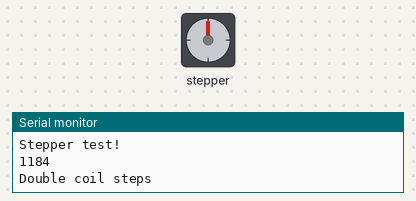
Simulated run of this sketch. Board: Arduino Uno, built with avr-gcc and run on an emulated ATmega328P. On the bench: stepper motor, the last lines printed to the serial monitor. Random numbers use the default seed unless the sketch sets one; stepper angles assume 200 steps per turn.

Above: at 0.15 s.
At 7.0 s:
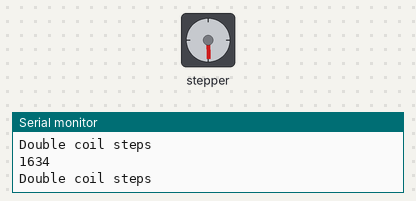
At 15.4 s:
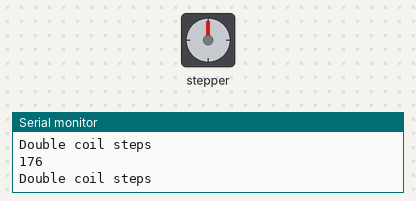
At 32.9 s:
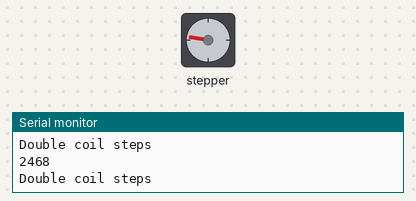
Timing chart, 0 to 40.0 s (numbered marks = the images above):
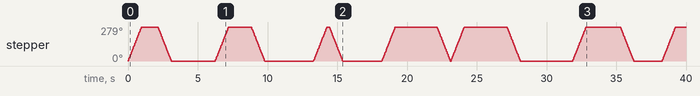

The sketch:

DurantStepper_Ver3_multistep.ino
```cpp
/*
This is script that runs a motor that opens and closes a set of blinds, revealing an image painted on them  of as part of the Greame Durant Show
at Baltic December 2014,

Based on a test sketch for the Adafruit assembled Motor Shield for Arduino v2
It won't work with v1.x motor shields! Only for the v2's with built in PWM
control

For use with the Adafruit Motor Shield v2
---->	http://www.adafruit.com/products/1438
*/


#include <Wire.h>
#include <Adafruit_MotorShield.h>
#include "utility/Adafruit_PWMServoDriver.h"

// Create the motor shield object with the default I2C address
Adafruit_MotorShield AFMS = Adafruit_MotorShield();
// Or, create it with a different I2C address (say for stacking)
// Adafruit_MotorShield AFMS = Adafruit_MotorShield(0x61);

// Connect a stepper motor with 200 steps per revolution (1.8 degree)
// to motor port #2 (M3 and M4)
Adafruit_StepperMotor *myMotor = AFMS.getStepper(200, 2);

unsigned long randomTimeOn;  // here's a variable to store our blinds open time value
unsigned long randomTimeOff;  // here's a variable to store our blinds closed time value


void setup() {
  Serial.begin(9600);           // set up Serial library at 9600 bps
  Serial.println("Stepper test!");

  AFMS.begin();  // create with the default frequency 1.6KHz
  //AFMS.begin(1000);  // OR with a different frequency, say 1KHz

  randomSeed(analogRead(0)); // start the random call in a unspecified point in the random sequence
  myMotor->setSpeed(50);  // 600 rpm
  myMotor->release(); // stop rotation and turn off holding torque.
}

void loop() {

  randomTimeOn = random(0, 4000); // this then randomly picks a number in the range specified
  Serial.println(randomTimeOn); // what number 'randomTime' is holding
  Serial.println("Double coil steps");
  myMotor->step(155, FORWARD, DOUBLE);
  myMotor->release();
  delay(randomTimeOn);
  randomTimeOff = random(0, 4000);  // chose a differnet number within the range specified
  myMotor->step(155, BACKWARD, DOUBLE);
  myMotor->release();
  delay(randomTimeOff);

}
```
